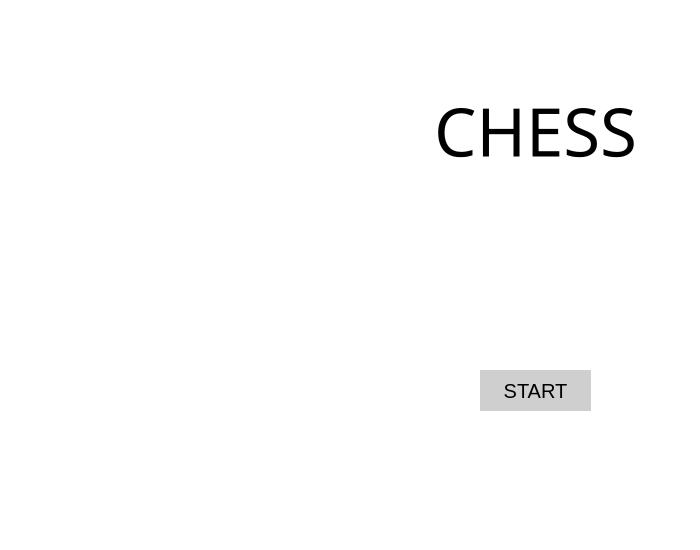
<?xml version="1.0" encoding="UTF-8"?>
<ui version="4.0">
 <class>MainWindow</class>
 <widget class="QMainWindow" name="MainWindow">
  <property name="geometry">
   <rect>
    <x>0</x>
    <y>0</y>
    <width>700</width>
    <height>550</height>
   </rect>
  </property>
  <property name="minimumSize">
   <size>
    <width>700</width>
    <height>550</height>
   </size>
  </property>
  <property name="maximumSize">
   <size>
    <width>700</width>
    <height>550</height>
   </size>
  </property>
  <property name="windowTitle">
   <string>Chess</string>
  </property>
  <property name="autoFillBackground">
   <bool>false</bool>
  </property>
  <property name="styleSheet">
   <string notr="true">background-color: white</string>
  </property>
  <widget class="QWidget" name="centralWidget">
   <widget class="QPushButton" name="startButton">
    <property name="geometry">
     <rect>
      <x>480</x>
      <y>370</y>
      <width>111</width>
      <height>41</height>
     </rect>
    </property>
    <property name="font">
     <font>
      <family>Arial</family>
      <pointsize>15</pointsize>
     </font>
    </property>
    <property name="styleSheet">
     <string notr="true">background-color: rgb(207, 207, 207);
border: none</string>
    </property>
    <property name="text">
     <string>START</string>
    </property>
    <property name="flat">
     <bool>false</bool>
    </property>
   </widget>
   <widget class="QLabel" name="logoLabel">
    <property name="geometry">
     <rect>
      <x>0</x>
      <y>10</y>
      <width>381</width>
      <height>531</height>
     </rect>
    </property>
    <property name="text">
     <string/>
    </property>
    <property name="pixmap">
     <pixmap resource="resource.qrc">:/images/logo.jpg</pixmap>
    </property>
    <property name="scaledContents">
     <bool>false</bool>
    </property>
    <property name="alignment">
     <set>Qt::AlignCenter</set>
    </property>
   </widget>
   <widget class="QLabel" name="titleLabel">
    <property name="geometry">
     <rect>
      <x>390</x>
      <y>80</y>
      <width>291</width>
      <height>101</height>
     </rect>
    </property>
    <property name="font">
     <font>
      <family>Curlz MT</family>
      <pointsize>50</pointsize>
     </font>
    </property>
    <property name="text">
     <string>CHESS</string>
    </property>
    <property name="alignment">
     <set>Qt::AlignCenter</set>
    </property>
   </widget>
  </widget>
 </widget>
 <layoutdefault spacing="6" margin="11"/>
 <resources>
  <include location="resource.qrc"/>
 </resources>
 <connections/>
</ui>
